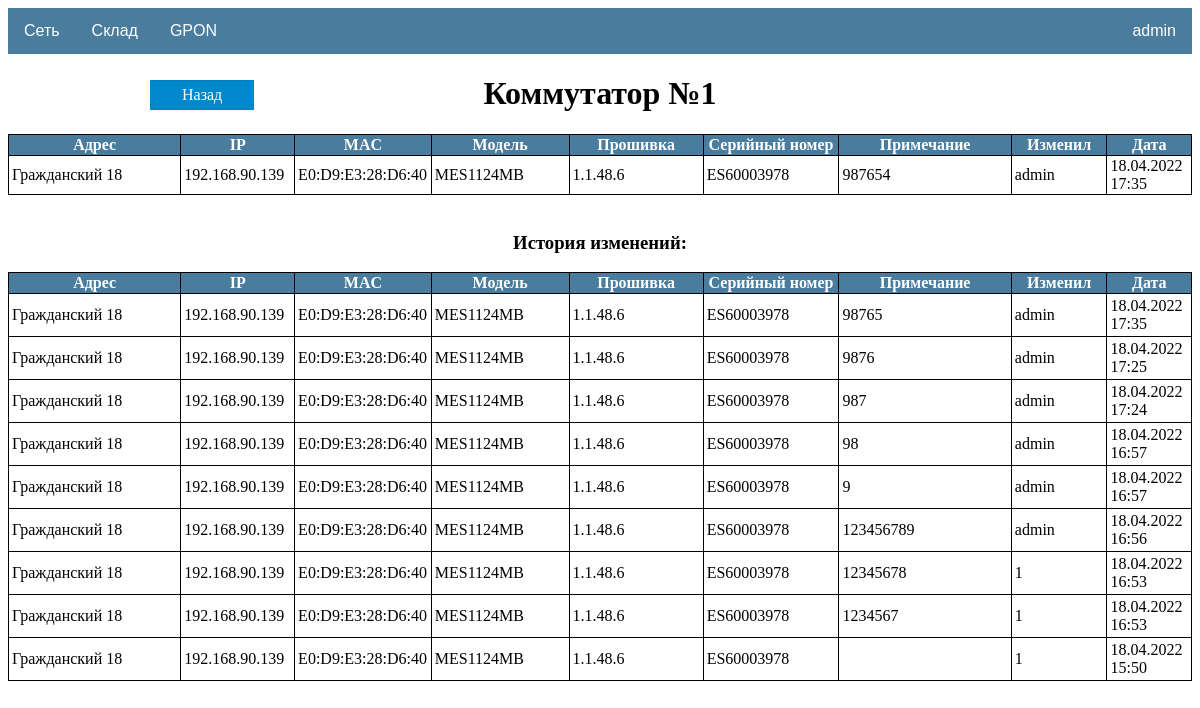
Screenshot of /network/switch/1 (signed in) with the database file from the repository.
### network/models.py (models this page shows, shortened)
class Switch(models.Model):
    order = models.IntegerField(unique=True, verbose_name='Номер')
    address = models.CharField(max_length=50, blank=True, verbose_name='Адрес')
    ip = models.CharField(max_length=15, unique=True, verbose_name='IP')
    mac = models.CharField(max_length=17, unique=True, verbose_name='MAC')
    model = models.CharField(max_length=20, blank=True, verbose_name='Модель')
    firmware = models.CharField(max_length=20, blank=True, verbose_name='Прошивка')
    serial = models.CharField(max_length=20, unique=True, verbose_name='Серийный номер')
    note = models.TextField(blank=True, verbose_name='Примечание')
    user = models.ForeignKey(User, on_delete=models.CASCADE, verbose_name='Изменил')
    date = models.DateTimeField(auto_now=True, verbose_name='Дата изменения')
    status = models.BooleanField(default=False)
    class Meta:
        ordering = ['id']

class SwitchHistory(models.Model):
    order = models.CharField(max_length=255, verbose_name='Номер')
    address = models.CharField(max_length=50, blank=True, verbose_name='Адрес')
    ip = models.CharField(max_length=15, verbose_name='IP')
    mac = models.CharField(max_length=17, verbose_name='MAC')
    model = models.CharField(max_length=30, blank=True, verbose_name='Модель')
    firmware = models.CharField(max_length=30, blank=True, verbose_name='Прошивка')
    serial = models.CharField(max_length=30, verbose_name='Серийный номер')
    note = models.TextField(blank=True, verbose_name='Примечание')
    user = models.CharField(max_length=30, verbose_name='Изменил')
    date = models.DateTimeField(verbose_name='Дата изменения')
    class Meta:
        ordering = ['-date']

### network/views.py (the view)
# urls.py: path('switch/<int:pk>', SwitchDetail.as_view(), name='switch_detail'),
class SwitchDetail(LoginRequiredMixin, DetailView):
    model = Switch
    template_name = 'network/switch_detail.html'
    context_object_name = 'switch'
    def get_context_data(self, **kwargs):
        context = super().get_context_data(**kwargs)
        context['is_Administrators'] = self.request.user.groups.filter(name='Administrators').exists()
        if len(SwitchHistory.objects.filter(order=self.kwargs.get('pk'))) > 1:
            context['history'] = SwitchHistory.objects.filter(order=self.kwargs.get('pk'))[1::]
        else:
            context['history'] = None
        return context

### templates/network/switch_detail.html
{%extends 'default.html' %}
{% block content %}
<a class="button_cancel_form" style="position: absolute; left: 150px; top: 80px" href="javascript:window.history.back()" role="button">Назад</a>
<h1 style="text-align: center">Коммутатор №{{ switch.order }}</h1>
<table class="switch-detail">
    <tr>
        <th style="width: 200px">
            Адрес
        </th>
        <th style="width: 110px">
            IP
        </th>
        <th style="width: 130px">
            MAC
        </th>
        <th style="width: 150px">
            Модель
        </th>
        <th style="width: 150px">
            Прошивка
        </th>
        <th style="width: 150px">
            Серийный номер
        </th>
        <th style="width: 200px">
            Примечание
        </th>
        <th style="width: 100px">
            Изменил
        </th>
        <th style="width: 80px">
            Дата
        </th>
    </tr>
    <tr>
        <td>
            {{ switch.address }}
        </td>
        <td>
            {{ switch.ip }}
        </td>
        <td>
            {{ switch.mac }}
        </td>
        <td>
            {{ switch.model }}
        </td>
        <td>
            {{ switch.firmware }}
        </td>
        <td>
            {{ switch.serial }}
        </td>
        <td>
            {{ switch.note }}
        </td>
        <td>
            {{ switch.user }}
        </td>
        <td>
            {{ switch.date|date:'d.m.Y H:i' }}
        </td>
    </tr>
</table>
<br>
{%  if history %}
<h3 style="text-align: center">История изменений:</h3>
    <table class="table_gpon">
        <tr>
            <th style="width: 200px">
                Адрес
            </th>
            <th style="width: 110px">
                IP
            </th>
            <th style="width: 130px">
               MAC
            </th>
            <th style="width: 150px">
                Модель
            </th>
            <th style="width: 150px">
                Прошивка
            </th>
            <th style="width: 150px">
                Серийный номер
            </th>
            <th style="width: 200px">
                Примечание
            </th>
            <th style="width: 100px">
                Изменил
            </th>
            <th style="width: 80px">
                Дата
            </th>
        </tr>
    {% for switch in history %}
        <tr>
            <td>
                {{ switch.address }}
            </td>
            <td>
                {{ switch.ip }}
            </td>
            <td>
                {{ switch.mac }}
            </td>
            <td>
                {{ switch.model }}
            </td>
            <td>
                {{ switch.firmware }}
            </td>
            <td>
                {{ switch.serial }}
            </td>
            <td>
                {{ switch.note }}
            </td>
            <td>
                {{ switch.user }}
            </td>
            <td>
                {{ switch.date|date:'d.m.Y H:i' }}
            </td>
        </tr>
    {% endfor %}
    </table>
{%  else %}
    <h1></h1>
{% endif %}
{% endblock content %}

### templates/default.html (shortened to what this page needs)
{% load static %}
<!DOCTYPE html>
<html lang="en" xmlns="http://www.w3.org/1999/html">
<head>
  <link href="{% static 'css/default.css'%}" rel="stylesheet">
</head>
<div class="navbar">
  <div class="dropdown">
    <button class="dropbtn">Сеть
    </button>
  </div>
  <div class="dropdown">
    <button class="dropbtn">Склад
    </button>
  </div>
  <div class="dropdown">
    <button class="dropbtn">GPON
    </button>
  </div>
  <div class="dropdown-pro">
    <button class="dropbtn-pro">{{ user.username }}
    </button>
  </div>
</div>
<body>
{% block content %}
{% endblock content %}
</body>
</html>

### static/css/default.css (style rules this page uses)
.navbar { overflow: hidden; background-color: #497c9d; font-family: Arial, Helvetica, sans-serif; }
.dropdown { float: left; overflow: hidden; }
.dropdown .dropbtn { font-size: 16px; border: none; outline: none; color: white; padding: 14px 16px; background-color: inherit; font-family: inherit; margin: 0; }
.dropdown-pro { float: right; overflow: hidden; }
.dropdown-pro .dropbtn-pro { font-size: 16px; border: none; outline: none; color: white; padding: 14px 16px; background-color: inherit; font-family: inherit; margin: 0; }
button { cursor: pointer; }
.table_default th, td { position: relative; border: 1px solid black; padding: 5px; word-wrap:break-word; }
.table_detail th, td { border: 1px solid black; padding: 1px 3px; word-wrap:break-word; }
.switch-detail { border-collapse: collapse; border-spacing: 1px; table-layout: fixed; margin: auto; }
.switch-detail th, td { border: 1px solid black; padding: 1px 3px; word-wrap:break-word; }
.switch-detail th { background: #497c9d; color: #fff; }
.switch-form th, td { border: 1px solid black; padding: 1px 3px; word-wrap:break-word; }
.button_cancel_form { display: inline-block; color: white; text-decoration: none; padding: .3em 2em; outline: none; border-width: 1px 0; border-style: solid none; border-color: rgba(0, 0, 0, 0.07); background: #0088cc; transition: 0.2s; }
.table_gpon { border-collapse: collapse; border-spacing: 1px; table-layout: fixed; margin: auto; }
.table_gpon th { border: 1px solid black; padding: 1px 3px; word-wrap:break-word; background: #497c9d; color: #fff; }
.table_gpon td { padding: 3px; }
.table_gpon_form th, td { border: 1px solid black; padding: 1px 3px; word-wrap:break-word; }

### rows the page displays
Switch: order "1", address "Гражданский 18", ip "192.168.90.139", mac "E0:D9:E3:28:D6:40", model "MES1124MB", firmware "1.1.48.6", serial "ES60003978", note "987654", user "admin", date "18.04.2022 17:35"
SwitchHistory: address "Гражданский 18", ip "192.168.90.139", mac "E0:D9:E3:28:D6:40", model "MES1124MB", firmware "1.1.48.6", serial "ES60003978", note "98765", user "admin", date "18.04.2022 17:35"
SwitchHistory: address "Гражданский 18", ip "192.168.90.139", mac "E0:D9:E3:28:D6:40", model "MES1124MB", firmware "1.1.48.6", serial "ES60003978", note "9876", user "admin", date "18.04.2022 17:25"
SwitchHistory: address "Гражданский 18", ip "192.168.90.139", mac "E0:D9:E3:28:D6:40", model "MES1124MB", firmware "1.1.48.6", serial "ES60003978", note "987", user "admin", date "18.04.2022 17:24"
SwitchHistory: address "Гражданский 18", ip "192.168.90.139", mac "E0:D9:E3:28:D6:40", model "MES1124MB", firmware "1.1.48.6", serial "ES60003978", note "98", user "admin", date "18.04.2022 16:57"
SwitchHistory: address "Гражданский 18", ip "192.168.90.139", mac "E0:D9:E3:28:D6:40", model "MES1124MB", firmware "1.1.48.6", serial "ES60003978", note "9", user "admin", date "18.04.2022 16:57"
SwitchHistory: address "Гражданский 18", ip "192.168.90.139", mac "E0:D9:E3:28:D6:40", model "MES1124MB", firmware "1.1.48.6", serial "ES60003978", note "123456789", user "admin", date "18.04.2022 16:56"
SwitchHistory: address "Гражданский 18", ip "192.168.90.139", mac "E0:D9:E3:28:D6:40", model "MES1124MB", firmware "1.1.48.6", serial "ES60003978", note "12345678", user "1", date "18.04.2022 16:53"
SwitchHistory: address "Гражданский 18", ip "192.168.90.139", mac "E0:D9:E3:28:D6:40", model "MES1124MB", firmware "1.1.48.6", serial "ES60003978", note "1234567", user "1", date "18.04.2022 16:53"
SwitchHistory: address "Гражданский 18", ip "192.168.90.139", mac "E0:D9:E3:28:D6:40", model "MES1124MB", firmware "1.1.48.6", serial "ES60003978", user "1", date "18.04.2022 15:50"

### other values shown
{{ user.username }} "admin"
